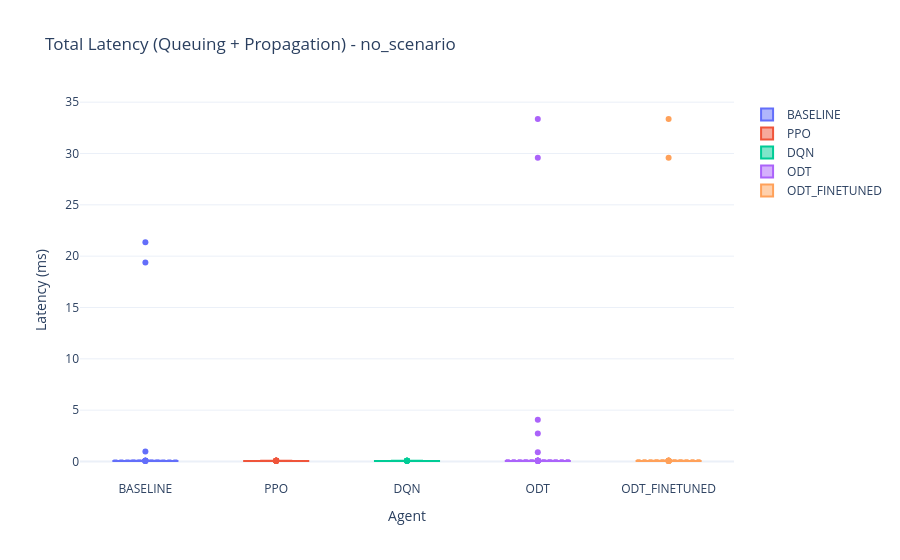
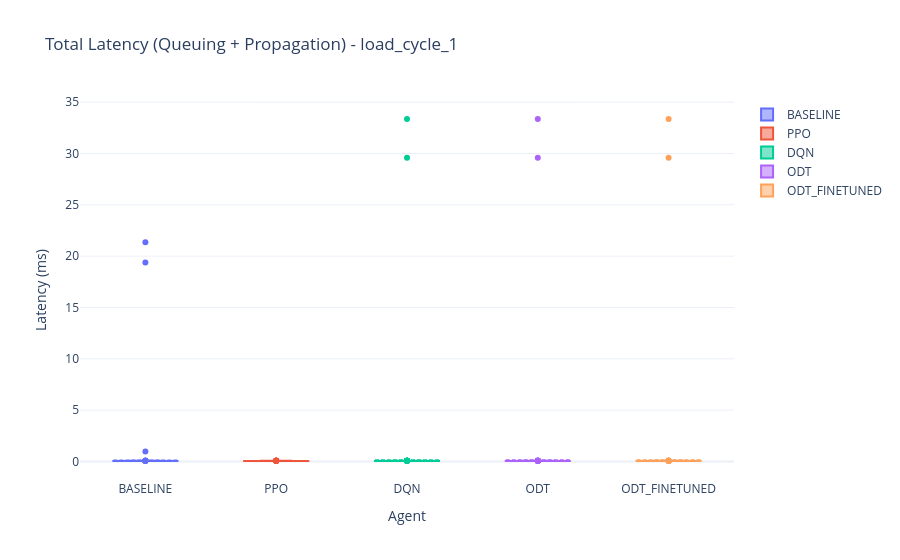
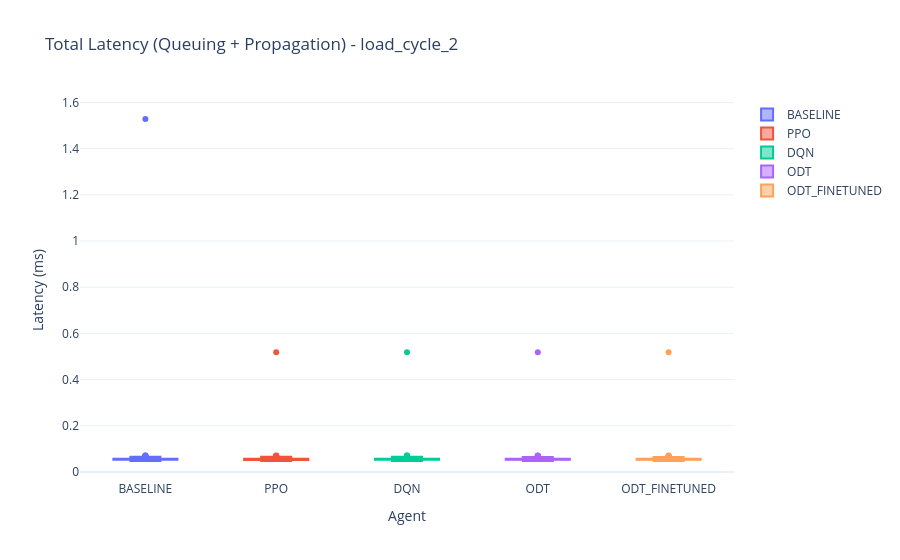

Source (notebook cell) for these figures, in order:
### Code cell
import os
import pandas as pd
import numpy as np
import plotly.graph_objects as go

scenarios = ["no_scenario", "load_cycle_1", "load_cycle_2", "load_cycle_5", "medium_aircraft", "large_aircraft", "snr_congested"]
agents = ["BASELINE", "PPO", "DQN", "ODT", "ODT_FINETUNED"]
queuing_idx = 11
prop_idx = 12

for scenario in scenarios:
    fig = go.Figure()
    has_data = False
    for agent in agents:
        path = f"{agent}_observations_{scenario}.csv"
        if not os.path.exists(path):
            continue
        data = pd.read_csv(path).values
        total_latency_ms = (data[:, queuing_idx] + data[:, prop_idx]) 
        total_latency_ms = total_latency_ms[total_latency_ms < 1000.0]
        if total_latency_ms.size == 0:
            continue
        fig.add_trace(go.Box(y=total_latency_ms, name=agent, boxmean=True))
        has_data = True
    if not has_data:
        continue
    fig.update_layout(
        title=f"Total Latency (Queuing + Propagation) - {scenario}",
        yaxis_title='Latency (ms)',
        xaxis_title='Agent',
        template='plotly_white'
    )
    fig.show()

### Figure 1 — Plotly figure (JSON) as saved in the notebook; plotly's stock layout.template omitted (floating-point values rounded to 4 significant figures; data arrays with more than 128 entries replaced by an {"elided": "..."} marker saying what was removed)
{"data": [{"boxmean": true, "name": "BASELINE", "type": "box", "y": {"elided": "1066 float values"}}, {"boxmean": true, "name": "PPO", "type": "box", "y": {"elided": "1082 float values"}}, {"boxmean": true, "name": "DQN", "type": "box", "y": {"elided": "1082 float values"}}, {"boxmean": true, "name": "ODT", "type": "box", "y": {"elided": "1067 float values"}}, {"boxmean": true, "name": "ODT_FINETUNED", "type": "box", "y": {"elided": "1067 float values"}}], "layout": {"title": {"text": "Total Latency (Queuing + Propagation) - no_scenario"}, "xaxis": {"title": {"text": "Agent"}}, "yaxis": {"title": {"text": "Latency (ms)"}}}}

### Figure 2 — Plotly figure (JSON) as saved in the notebook; plotly's stock layout.template omitted (floating-point values rounded to 4 significant figures; data arrays with more than 128 entries replaced by an {"elided": "..."} marker saying what was removed)
{"data": [{"boxmean": true, "name": "BASELINE", "type": "box", "y": {"elided": "1066 float values"}}, {"boxmean": true, "name": "PPO", "type": "box", "y": {"elided": "1082 float values"}}, {"boxmean": true, "name": "DQN", "type": "box", "y": {"elided": "1082 float values"}}, {"boxmean": true, "name": "ODT", "type": "box", "y": {"elided": "1067 float values"}}, {"boxmean": true, "name": "ODT_FINETUNED", "type": "box", "y": {"elided": "1072 float values"}}], "layout": {"title": {"text": "Total Latency (Queuing + Propagation) - load_cycle_1"}, "xaxis": {"title": {"text": "Agent"}}, "yaxis": {"title": {"text": "Latency (ms)"}}}}

### Figure 3 — Plotly figure (JSON) as saved in the notebook; plotly's stock layout.template omitted (floating-point values rounded to 4 significant figures; data arrays with more than 128 entries replaced by an {"elided": "..."} marker saying what was removed)
{"data": [{"boxmean": true, "name": "BASELINE", "type": "box", "y": {"elided": "1080 float values"}}, {"boxmean": true, "name": "PPO", "type": "box", "y": {"elided": "1080 float values"}}, {"boxmean": true, "name": "DQN", "type": "box", "y": {"elided": "1080 float values"}}, {"boxmean": true, "name": "ODT", "type": "box", "y": {"elided": "1080 float values"}}, {"boxmean": true, "name": "ODT_FINETUNED", "type": "box", "y": {"elided": "1080 float values"}}], "layout": {"title": {"text": "Total Latency (Queuing + Propagation) - load_cycle_2"}, "xaxis": {"title": {"text": "Agent"}}, "yaxis": {"title": {"text": "Latency (ms)"}}}}
